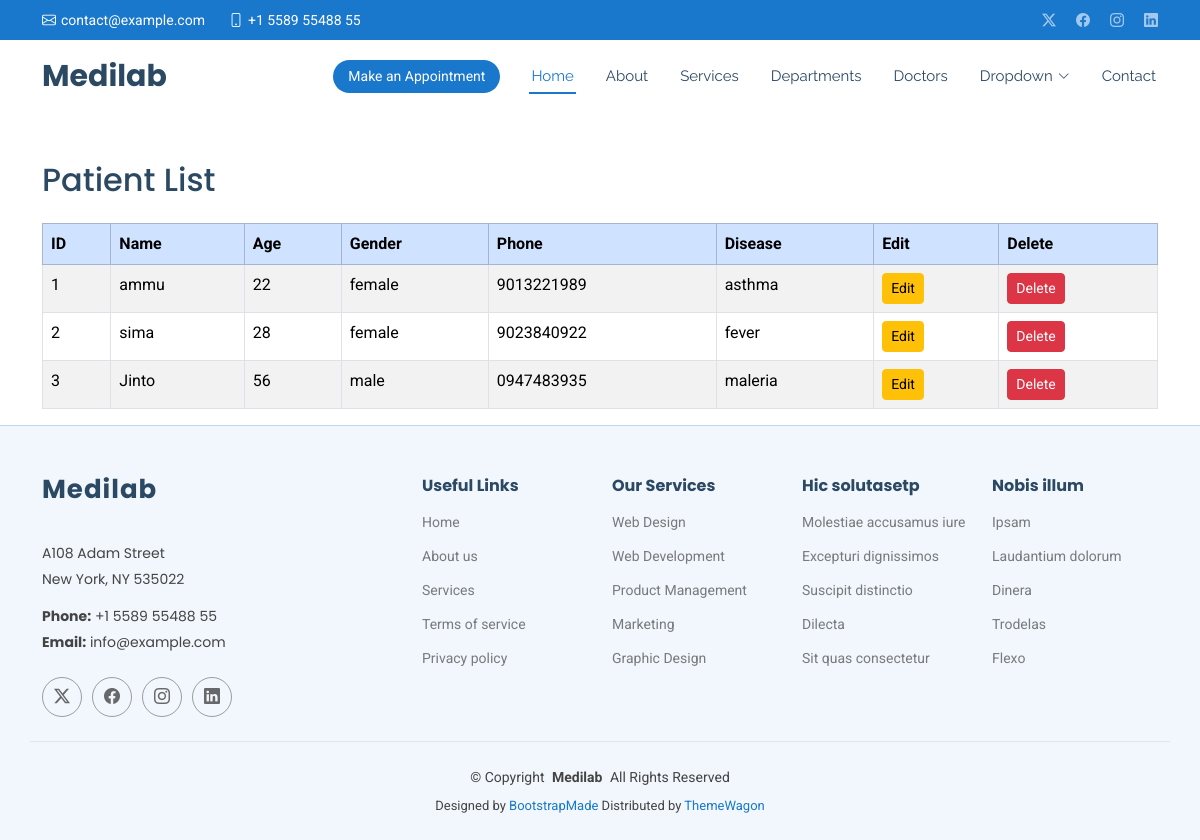
Screenshot of /view_patient/ with the database file from the repository.
### projectapp/models.py (models this page shows, shortened)
class Patient(models.Model):
    patient_name = models.CharField(max_length=100)
    age = models.IntegerField()
    gender = models.CharField(max_length=10)
    phone = models.CharField(max_length=15)
    address = models.TextField()
    disease = models.CharField(max_length=100)

### projectapp/views.py (the view)
# urls.py: path('view_patient/', views.view_patient, name='view_patient'),
def view_patient(request):
    patients = Patient.objects.all()
    return render(request, 'view_patient.html', {
        'patients': patients
    })

### templates/view_patient.html
{% extends 'base.html' %}
{% block content %}
<div class="container mt-5">
    <h2 class="mb-4">Patient List</h2>
    <table class="table table-bordered table-striped table-hover">
        <thead class="table-primary">
            <tr>
                <th>ID</th>
                <th>Name</th>
                <th>Age</th>
                <th>Gender</th>
                <th>Phone</th>
                <th>Disease</th>
                <th>Edit</th>
                <th>Delete</th>
            </tr>
        </thead>
        <tbody>
            {% for patient in patients %}
            <tr>
                <td>{{ patient.id }}</td>
                <td>{{ patient.patient_name }}</td>
                <td>{{ patient.age }}</td>
                <td>{{ patient.gender }}</td>
                <td>{{ patient.phone }}</td>
                <td>{{ patient.disease }}</td>
                <td>
                    <a href="{% url 'edit_patient' patient.id %}" class="btn btn-warning btn-sm">
                        Edit
                    </a>
                </td>
                <td>
                    <a href="{% url 'delete_patient' patient.id %}"
                       class="btn btn-danger btn-sm"
                       onclick="return confirm('Are you sure you want to delete this patient?');">
                        Delete
                    </a>
                </td>
            </tr>
            {% empty %}
            <tr>
                <td colspan="8" class="text-center">
                    No patients found.
                </td>
            </tr>
            {% endfor %}
        </tbody>
    </table>
</div>
{% endblock %}

### static/assets/css/main.css (style rules this page uses)
:root { --default-font: "Roboto", system-ui, -apple-system, "Segoe UI", Roboto, "Helvetica Neue", Arial, "Noto Sans", "Liberation Sans", sans-serif, "Apple Color Emoji", "Segoe UI Emoji", "Segoe UI Symbol", "Noto Color Emoji"; --heading-font: "Poppins", sans-serif; --nav-font: "Raleway", sans-serif; }
:root { --background-color: #ffffff; --default-color: #444444; --heading-color: #2c4964; --accent-color: #1977cc; --surface-color: #ffffff; --contrast-color: #ffffff; }
:root { --nav-color: #2c4964; --nav-hover-color: #1977cc; --nav-mobile-background-color: #ffffff; --nav-dropdown-background-color: #ffffff; --nav-dropdown-color: #2c4964; --nav-dropdown-hover-color: #1977cc; }
:root { scroll-behavior: smooth; }
body { color: var(--default-color); background-color: var(--background-color); font-family: var(--default-font); }
a { color: var(--accent-color); text-decoration: none; transition: 0.3s; }
h1, h2, h3, h4, h5, h6 { color: var(--heading-color); font-family: var(--heading-font); }

### rows the page displays
Patient: id "1", patient_name "ammu", age "22", gender "female", phone "9013221989", disease "asthma"
Patient: id "2", patient_name "sima", age "28", gender "female", phone "9023840922", disease "fever"
Patient: id "3", patient_name "Jinto", age "56", gender "male", phone "0947483935", disease "maleria"
